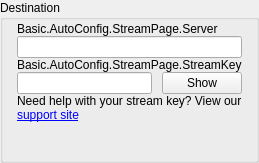
              <widget class="QGroupBox" name="groupBox_8">
               <property name="sizePolicy">
                <sizepolicy hsizetype="Expanding" vsizetype="Preferred">
                 <horstretch>0</horstretch>
                 <verstretch>0</verstretch>
                </sizepolicy>
               </property>
               <property name="title">
                <string>Destination</string>
               </property>
               <!-- BEGIN Stream Key: Destination contents -->
               <layout class="QVBoxLayout" name="ldeStreamKey_Destination_VerticalLayout">
                <property name="spacing">
                 <number>0</number>
                </property>
                <property name="leftMargin">
                 <number>14</number>
                </property>
                <property name="topMargin">
                 <number>2</number>
                </property>
                <property name="rightMargin">
                 <number>14</number>
                </property>
                <property name="bottomMargin">
                 <number>10</number>
                </property>
                <!-- serviceLabel -->
                <!--
                <item>
                 <widget class="QLabel" name="serviceLabel">
                  <property name="sizePolicy">
                   <sizepolicy hsizetype="Preferred" vsizetype="Preferred">
                    <horstretch>0</horstretch>
                    <verstretch>0</verstretch>
                   </sizepolicy>
                  </property>
                  <property name="minimumSize">
                   <size>
                    <width>175</width>
                    <height>0</height>
                   </size>
                  </property>
                  <property name="text">
                   <string>Basic.AutoConfig.StreamPage.Service</string>
                  </property>
                  <property name="alignment">
                   <set>Qt::AlignLeft|Qt::AlignVCenter</set>
                  </property>
                  <property name="buddy">
                   <cstring>service</cstring>
                  </property>
                  <property name="topMargin">
                   <number>0</number>
                  </property>
                  <property name="bottomMargin">
                   <number>5</number>
                  </property>
                 </widget>
                </item>
                -->
                <!-- service -->
                <!--
                <item>
                 <widget class="QComboBox" name="service">
                  <property name="sizePolicy">
                   <sizepolicy hsizetype="Expanding" vsizetype="Fixed">
                    <horstretch>0</horstretch>
                    <verstretch>0</verstretch>
                   </sizepolicy>
                  </property>
                  <property name="maxVisibleItems">
                   <number>20</number>
                  </property>
                  <property name="sizeAdjustPolicy">
                   <enum>QComboBox::AdjustToContentsOnFirstShow</enum>
                  </property>
                  <property name="topMargin">
                   <number>0</number>
                  </property>
                  <property name="bottomMargin">
                   <number>0</number>
                  </property>
                 </widget>
                </item>
                -->
                <!-- serverLabel -->
                <item>
                 <widget class="QLabel" name="serverLabel">
                  <property name="sizePolicy">
                   <sizepolicy hsizetype="Preferred" vsizetype="Preferred">
                    <horstretch>0</horstretch>
                    <verstretch>0</verstretch>
                   </sizepolicy>
                  </property>
                  <property name="minimumSize">
                   <size>
                    <width>175</width>
                    <height>0</height>
                   </size>
                  </property>
                  <property name="text">
                   <string>Basic.AutoConfig.StreamPage.Server</string>
                  </property>
                  <property name="alignment">
                   <set>Qt::AlignLeft|Qt::AlignVCenter</set>
                  </property>
                  <property name="topMargin">
                   <number>20</number>
                  </property>
                  <property name="bottomMargin">
                   <number>5</number>
                  </property>
                 </widget>
                </item>
                <!-- customServer -->
                <item>
                  <widget class="QLineEdit" name="customServer">
                   <property name="topMargin">
                    <number>0</number>
                   </property>
                   <property name="bottomMargin">
                    <number>0</number>
                   </property>
                  </widget>
                </item>
                <!-- streamKeyLabel -->
                <item>
                 <widget class="QLabel" name="streamKeyLabel">
                  <property name="sizePolicy">
                   <sizepolicy hsizetype="Preferred" vsizetype="Preferred">
                    <horstretch>0</horstretch>
                    <verstretch>0</verstretch>
                   </sizepolicy>
                  </property>
                  <property name="minimumSize">
                   <size>
                    <width>175</width>
                    <height>0</height>
                   </size>
                  </property>
                  <property name="text">
                   <string>Basic.AutoConfig.StreamPage.StreamKey</string>
                  </property>
                  <property name="alignment">
                   <set>Qt::AlignLeft|Qt::AlignVCenter</set>
                  </property>
                  <property name="openExternalLinks">
                   <bool>true</bool>
                  </property>
                  <property name="buddy">
                   <cstring>key</cstring>
                  </property>
                  <property name="topMargin">
                   <number>0</number>
                  </property>
                  <property name="bottomMargin">
                   <number>5</number>
                  </property>
                 </widget>
                </item>
                <!-- ldeStreamKey_KeyShow_HorizontalLayout -->
                <item>
                 <layout class="QHBoxLayout" name="ldeStreamKey_KeyShow_HorizontalLayout">
                  <property name="spacing">
                   <number>10</number>
                  </property>
                  <!-- key -->
                  <item>
                   <widget class="QLineEdit" name="key">
                    <property name="inputMask">
                     <string notr="true"/>
                    </property>
                    <property name="text">
                     <string notr="true"/>
                    </property>
                    <property name="echoMode">
                     <enum>QLineEdit::Password</enum>
                    </property>
                   </widget>
                  </item>
                  <!-- show -->
                  <item>
                   <widget class="QPushButton" name="show">
                    <property name="text">
                     <string>Show</string>
                    </property>
                   </widget>
                  </item>
                 </layout>
                </item>
                <!-- ldeStreamKey_HelpLabel -->
                <item>
                 <widget class="QLabel" name="ldeStreamKey_HelpLabel">
                  <property name="text">
                   <string>Need help with your stream key? View our &lt;a href=&quot;https://docs.louper.io&quot;&gt;support site&lt;/a&gt;</string>
                  </property>
                  <property name="openExternalLinks">
                   <bool>true</bool>
                  </property>
                  <property name="wordWrap">
                   <bool>true</bool>
                  </property>
                  <property name="sizePolicy">
                   <sizepolicy hsizetype="MinimumExpanding" vsizetype="MinimumExpanding">
                    <horstretch>0</horstretch>
                    <verstretch>0</verstretch>
                   </sizepolicy>
                  </property>
                  <property name="alignment">
                   <set>Qt::AlignLeft|Qt::AlignTop</set>
                  </property>
                  <property name="topMargin">
                   <number>20</number>
                  </property>
                 </widget>
                </item>
               </layout>
               <!-- END Stream Key: Destination contents -->
              </widget>
